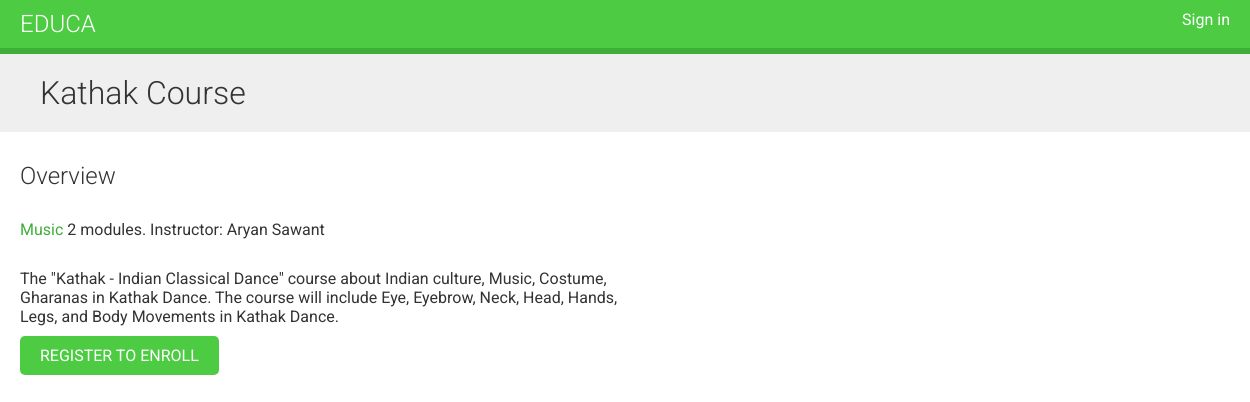
/course/kathak-course/, run on the app's committed database.
### courses/models.py (models this page shows, shortened)
class Course(models.Model):
    owner = models.ForeignKey(User,
                              related_name='courses_created',
                              on_delete=models.CASCADE)
    subject = models.ForeignKey(Subject,
                                related_name='courses',
                                on_delete=models.CASCADE)
    title = models.CharField(max_length=200)
    slug = models.SlugField(max_length=200, unique=True)
    overview = models.TextField()
    created = models.DateTimeField(auto_now_add=True)
    students = models.ManyToManyField(User,
                                      related_name='courses_joined',
                                      blank=True)
    class Meta:
        ordering = ['-created']

class Subject(models.Model):
    title = models.CharField(max_length=200)
    slug = models.SlugField(max_length=200, unique=True)
    class Meta:
        ordering = ['title']

### courses/views.py (the view)
class CourseDetailView(DetailView):
    model = Course
    template_name = 'courses/course/detail.html'
    def get_context_data(self, **kwargs):
        context = super().get_context_data(**kwargs)
        context['enroll_form'] = CourseEnrollForm(
                                    initial={'course':self.object})
        return context

### courses/templates/courses/course/detail.html (shortened to what this page needs)
{% extends 'base.html' %}
{% block content %}
    {% with subject=object.subject %}
        <h1>
            {{ object.title }}
        </h1>
        <div class="module">
            <h2>Overview</h2>
            <p>
                <a href="{% url 'course_list_subject' subject.slug %}">{{ subject.title }}</a>
                {{ object.modules.count }} modules.
                Instructor: {{ course.owner.get_full_name }}
            </p>
            {{ object.overview|linebreaks }}
            {% if request.user.is_authenticated %}
                <form action="{% url 'student_enroll_course' %}" method="post">
                    {{ enroll_form }}
                    {% csrf_token %}
                    <input type="submit" value="Enroll now">
                </form>
            {% else %}
                <a href="{% url 'student_registration' %}" class="button">
                    Register to enroll
                </a>
            {% endif %}
        </div>
    {% endwith %}
{% endblock %}

### courses/static/css/base.css (style rules this page uses)
body { margin:0; font-family:'Roboto', sans-serif; font-weight:400; color:#333; }
a { color:#3fad37; text-decoration:none; }
h1, h2, h3, h4, h5, h6 { font-family:'Roboto', sans-serif; font-weight:300; }
h1 { background:#efefef; width:100%; overflow:auto; padding:20px 0 20px 40px; margin:0; }
.module { padding:10px 20px; float:left; width:600px; }
.module p { margin:10px 0 20px; width:100%; float:left; }
input[type=submit], a.button { border-radius:5px; background:#4dcc43; color:#fff; font-size:16px; text-transform:uppercase; border:none; padding:10px 20px; margin:20px 0; }

### data on the page
Course: title "Kathak Course", modules.count "2", owner.get_full_name "Aryan Sawant", overview "The \"Kathak - Indian Classical Dance\" course about Indian culture, Music, Costume, Gharanas in Kathak Dance. The course will include Eye, Eyebrow, Neck, Head, Hands, Legs, and Body Movements in Kathak Dance."
Subject: title "Music"
